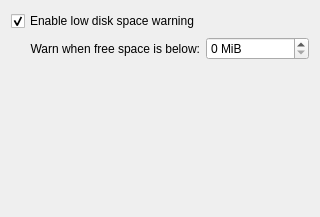
<?xml version="1.0" encoding="UTF-8"?>
<ui version="4.0">
 <class>freespacenotifier_prefs_base</class>
 <widget class="QWidget" name="freespacenotifier_prefs_base">
  <property name="geometry">
   <rect>
    <x>0</x>
    <y>0</y>
    <width>320</width>
    <height>217</height>
   </rect>
  </property>
  <layout class="QGridLayout" name="gridLayout">
   <item row="0" column="0">
    <widget class="QCheckBox" name="kcfg_enableNotification">
     <property name="text">
      <string>Enable low disk space warning</string>
     </property>
     <property name="checked">
      <bool>true</bool>
     </property>
    </widget>
   </item>
   <item row="1" column="0">
    <widget class="QLabel" name="label_minimumSpace">
     <property name="text">
      <string>Warn when free space is below:</string>
     </property>
     <property name="alignment">
      <set>Qt::AlignRight|Qt::AlignTrailing|Qt::AlignVCenter</set>
     </property>
    </widget>
   </item>
   <item row="1" column="1">
    <widget class="QSpinBox" name="kcfg_minimumSpace">
     <property name="suffix">
      <string> MiB</string>
     </property>
    </widget>
   </item>
   <item row="2" column="0">
    <spacer name="verticalSpacer">
     <property name="orientation">
      <enum>Qt::Vertical</enum>
     </property>
     <property name="sizeHint" stdset="0">
      <size>
       <width>20</width>
       <height>40</height>
      </size>
     </property>
    </spacer>
   </item>
  </layout>
 </widget>
 <connections>
  <connection>
   <sender>kcfg_enableNotification</sender>
   <signal>toggled(bool)</signal>
   <receiver>kcfg_minimumSpace</receiver>
   <slot>setEnabled(bool)</slot>
   <hints>
    <hint type="sourcelabel">
     <x>114</x>
     <y>15</y>
    </hint>
    <hint type="destinationlabel">
     <x>272</x>
     <y>44</y>
    </hint>
   </hints>
  </connection>
  <connection>
   <sender>kcfg_enableNotification</sender>
   <signal>toggled(bool)</signal>
   <receiver>label_minimumSpace</receiver>
   <slot>setEnabled(bool)</slot>
   <hints>
    <hint type="sourcelabel">
     <x>114</x>
     <y>15</y>
    </hint>
    <hint type="destinationlabel">
     <x>114</x>
     <y>44</y>
    </hint>
   </hints>
  </connection>
 </connections>
</ui>
